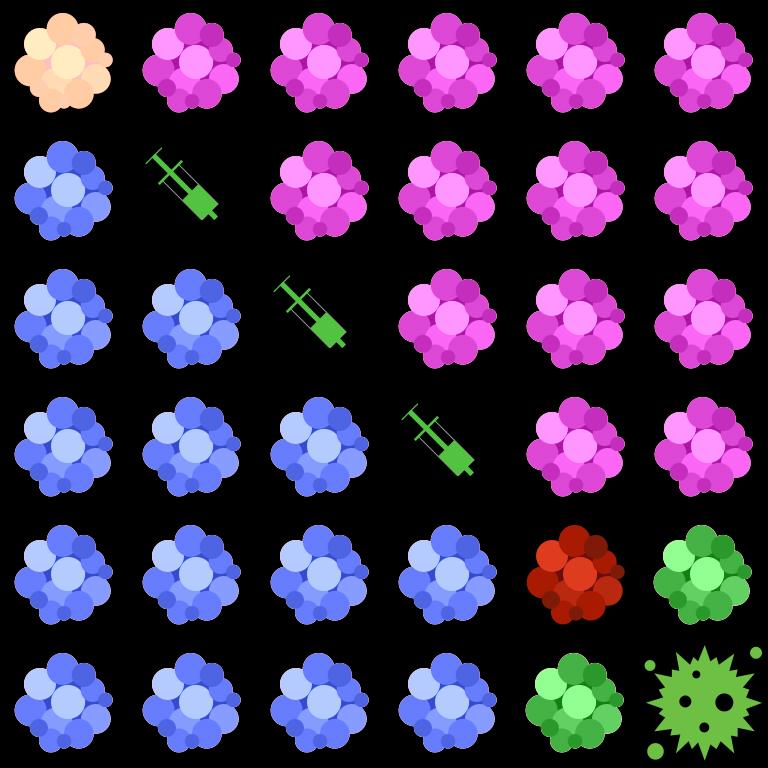

The image is a tile-based game level rendered from a .tmx file. Its description and complete source (layers, tilesets, objects, tile grids) follow:
An orthogonal 6x6 tile map with 128x128 px tiles, 1 tile layer (Tile Layer 1).

<map version="1.0" tiledversion="1.0.3" orientation="orthogonal" renderorder="right-down" width="6" height="6" tilewidth="128" tileheight="128" nextobjectid="1">
 <tileset firstgid="1" name="Tiles" tilewidth="128" tileheight="128" tilecount="14" columns="7">
  <image source="../images/Tiles.png" width="896" height="256" />
 </tileset>
 <layer name="Tile Layer 1" width="6" height="6">
  <data encoding="csv">
14,6,6,6,6,6,
2,9,6,6,6,6,
2,2,9,6,6,6,
2,2,2,9,6,6,
2,2,2,2,13,10,
2,2,2,2,10,11
</data>
 </layer>
</map>
